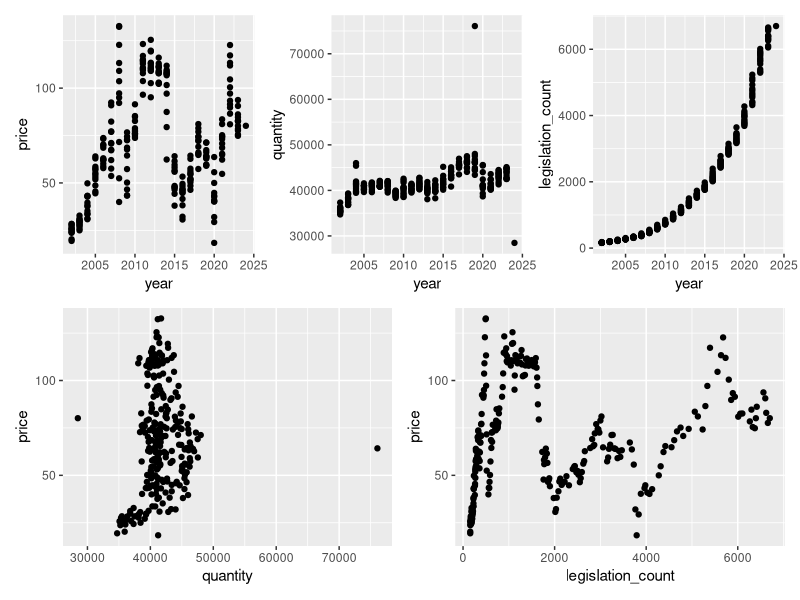

Write the R code that produced this figure.
library(ggplot2)
library(patchwork)

processed_data <- read.csv("Input/processed_data.csv")

## Time trends
a <- ggplot(data = processed_data, mapping = aes(x = year, y = price)) +
 geom_point()
b <- ggplot(data = processed_data, mapping = aes(x = year, y = quantity)) +
 geom_point()
c <- ggplot(data = processed_data, mapping = aes(x = year, y = legislation_count)) +
 geom_point()

## Other trends
d <- ggplot(data = processed_data, mapping = aes(x = quantity, y = price)) +
 geom_point()
e <- ggplot(data = processed_data, mapping = aes(x = legislation_count, y = price)) +
 geom_point()

## Combine plots
f <- (a | b | c) / (d | e)

ggsave("Output/Exploratory_charts.pdf", f, width = 8.5,
 height = 11, units = "in")
